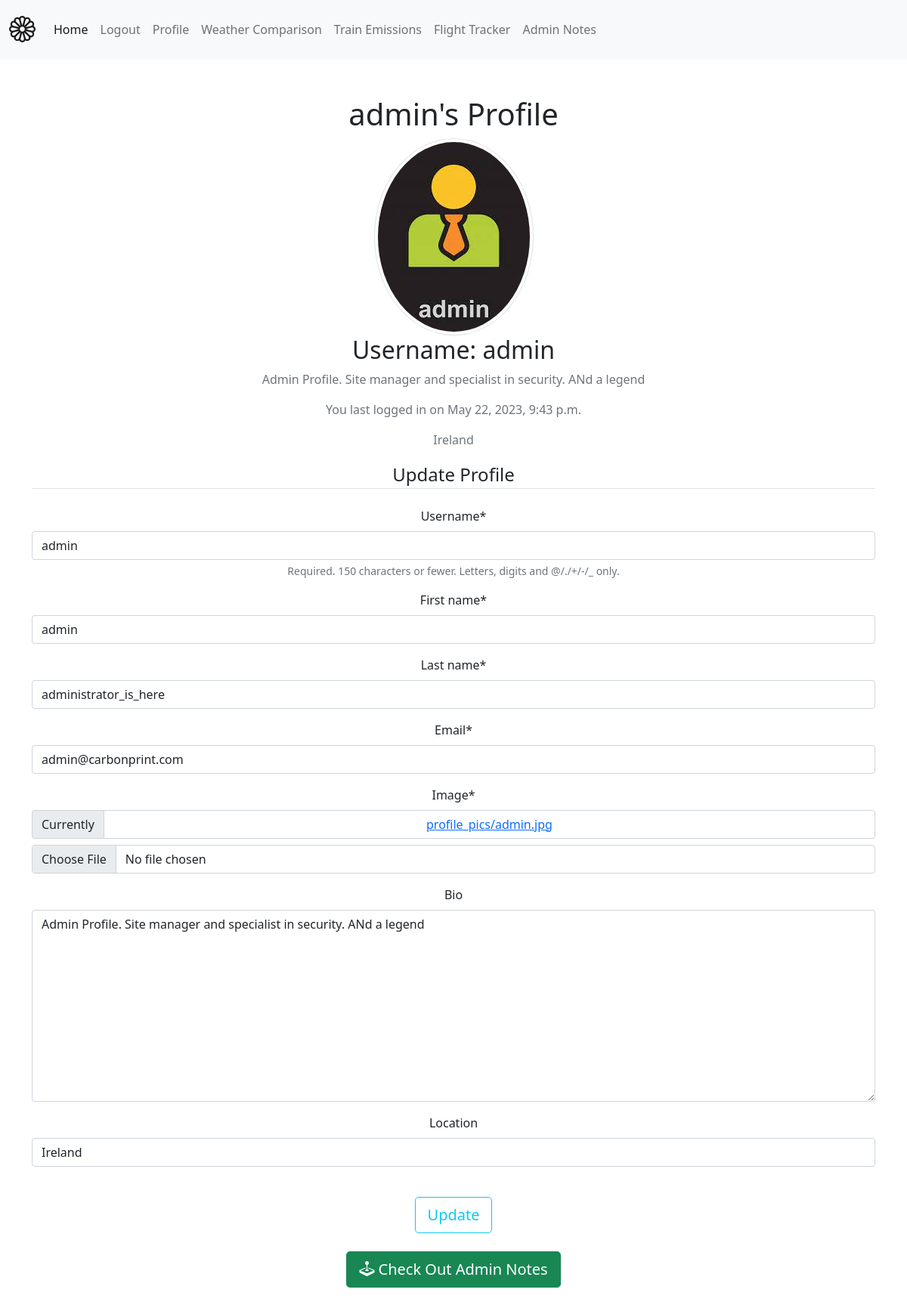
The app's page /members/profile (signed in) with its own data.
### members/models.py (models this page shows, shortened)
class Profile(models.Model):
    user = models.OneToOneField(User, on_delete=models.CASCADE) # one to one relationship with User model (aka the current, logged in user)
    bio = models.TextField(max_length=300, blank=True)
    image = models.ImageField(default='default.jpg', upload_to='profile_pics')
    location = models.CharField(max_length=30, blank=True)

### members/views.py (the view)
# urls.py: path('profile', views.profile, name='profile'),
@login_required(login_url='login') # decorator to restrict access to certain pages to logged in users only
def profile(request):
    if request.method == "POST": # post conditional, what is run when we submit the form
        user_form = UserUpdateForm(request.POST, instance=request.user) # pass in the instance of the user + post data
        profile_form = ProfileUpdateForm(request.POST, request.FILES, instance=request.user.profile) # pass in the instance of the user profile + plus data plus files for img
        if user_form.is_valid() and profile_form.is_valid():
            user_form.save()
            profile_form.save() # saving both forms
            print('saved')
            messages.success(request, 'Your profile has been updated successfully')
            return redirect('profile') # redirect to profile page and avoids extra post request (refreshing page)
    else:
        user_form = UserUpdateForm(instance=request.user) # pass in the instance of the user
        profile_form = ProfileUpdateForm(instance=request.user.profile) # pass in the instance of the user profile
    context = {
        'user_form': user_form,
        'profile_form': profile_form
    }
    return render(request, 'authenticate/profile.html', context) # empty conetxt dict

### members/forms.py
class UserUpdateForm(forms.ModelForm):
    email = forms.EmailField(widget=forms.EmailInput(attrs={'class': 'form-control'})) # add email field to form
    first_name = forms.CharField(max_length=30, widget=forms.TextInput(attrs={'class': 'form-control'})) # add first name field to form
    last_name = forms.CharField(max_length=30) # add second name field to form
    class Meta:
        model = User # model we want to interact with
        fields = ('username', 'first_name', 'last_name', 'email') # tuple of fields we want to display in the form

class ProfileUpdateForm(forms.ModelForm):
    class Meta:
        model = Profile # model we want to interact with
        fields = ('image', 'bio', 'location') # tuple of fields we want to display & update in the form

### members/templates/authenticate/profile.html (shortened to what this page needs)
{% extends "base.html" %}
{% load crispy_forms_tags %}
{% block content %}
<h1> {{ user.username}}'s Profile </h1>
    <div class="content-section">
      <div class="media">
      <img src="{{ user.profile.image.url }}" class="rounded-circle avatar-xl img-thumbnail img-fluid" alt="profile-image">
        <div class="media-body">
          <h2 class="account-heading">Username: {{ user.username }}</h2>
          <p class="text-secondary">{{ user.profile.bio }}</p>
          <p class="text-muted"> You last logged in on {{ user.last_login }} </p>
          <p class="text-secondary">{{ user.profile.location }}</p>
        </div>
      </div>
      <form method="POST" enctype="multipart/form-data" >
        <fieldset class="form-group">
            <legend class="border-bottom mb-4">Update Profile</legend>
            {{ user_form|crispy }}
            {{ profile_form|crispy }}
            <br>
        <button class="btn btn-outline-info btn-lg" type="submit">Update</button>
    </form>
    </div>
    <br>
     {% if user.is_authenticated and request.user.id and not user.is_superuser   %}
          <button type="button" class="btn btn-danger btn-lg" data-bs-toggle="modal" data-bs-target="#exampleModal">
            Delete Profile
          </button>
          <div class="modal fade" id="exampleModal" tabindex="-1" aria-labelledby="exampleModalLabel" aria-hidden="true">
            <div class="modal-dialog">
              <div class="modal-content">
                <div class="modal-header">
                  <h5 class="modal-title" id="exampleModalLabel">Delete User and Profile</h5>
                  <button type="button" class="btn-close" data-bs-dismiss="modal" aria-label="Close"></button>
                </div>
                <div class="modal-body">
                  <i class="bi bi-cone-striped fa-lg" style="color: red; font-size: 45px;"></i>
                                    <p>Be careful. Once you delete your profile, you cannot undo it!</p>
                </div>
                <div class="modal-footer">
                  <button type="button" class="btn btn-secondary" data-bs-dismiss="modal">Close</button>
                  <a href="{% url 'delete_user' user.id %}" type="button" class="btn btn-danger">Delete</a>
                </div>
              </div>
            </div>
          </div>
        {% elif user.is_authenticated and user.is_superuser %}
         <a href="{% url 'notes_list' %}" type="button" class="btn btn-success btn-lg"><i class="bi bi-joystick"></i> Check Out Admin Notes</a>
        {% endif %}
{% endblock %}

### records on screen
Profile: bio "Admin Profile. Site manager and specialist in security. ANd a legend", location "Ireland"

### other values on screen
{{ user.username }} "admin"
{{ user.profile.bio }} "Admin Profile. Site manager and specialist in security. ANd a legend"
{{ user.last_login }} "May 22, 2023, 9:43 p.m."
{{ user.profile.location }} "Ireland"
